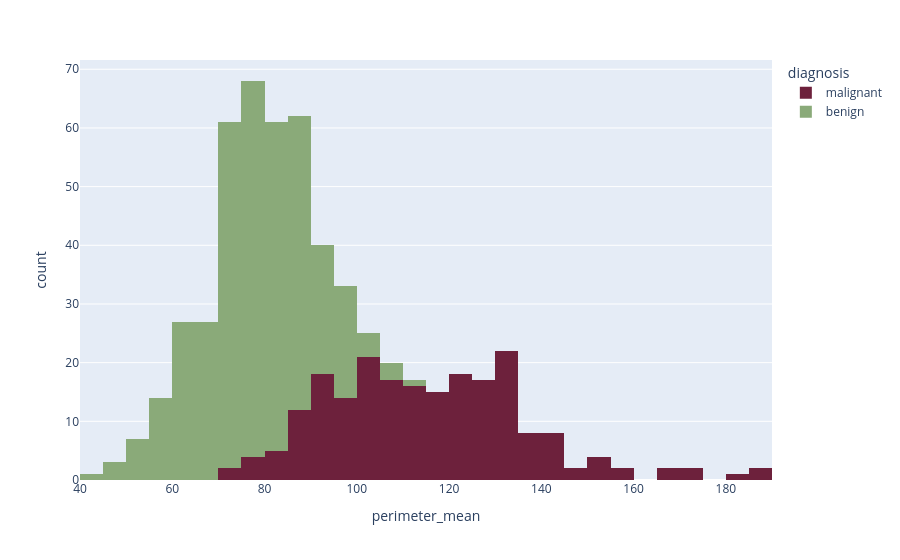

Notebook code for this chart:
### Code cell
fig = px.histogram(df,
                    x = "perimeter_mean",
                    color="diagnosis",
                    color_discrete_sequence=['#6D213C','#8AAA79'])
fig.show()

### Figure 1 — Plotly figure (JSON) as saved in the notebook; plotly's stock layout.template omitted (floating-point values rounded to 4 significant figures; data arrays with more than 128 entries replaced by an {"elided": "..."} marker saying what was removed)
{"data": [{"bingroup": "x", "hovertemplate": "diagnosis=malignant<br>perimeter_mean=%{x}<br>count=%{y}<extra></extra>", "legendgroup": "malignant", "marker": {"color": "#6D213C", "pattern": {"shape": ""}}, "name": "malignant", "orientation": "v", "showlegend": true, "type": "histogram", "x": {"elided": "212 float values"}, "xaxis": "x", "yaxis": "y"}, {"bingroup": "x", "hovertemplate": "diagnosis=benign<br>perimeter_mean=%{x}<br>count=%{y}<extra></extra>", "legendgroup": "benign", "marker": {"color": "#8AAA79", "pattern": {"shape": ""}}, "name": "benign", "orientation": "v", "showlegend": true, "type": "histogram", "x": {"elided": "357 float values"}, "xaxis": "x", "yaxis": "y"}], "layout": {"barmode": "relative", "legend": {"title": {"text": "diagnosis"}, "tracegroupgap": 0}, "margin": {"t": 60}, "xaxis": {"anchor": "y", "domain": [0, 1], "title": {"text": "perimeter_mean"}}, "yaxis": {"anchor": "x", "domain": [0, 1], "title": {"text": "count"}}}}
